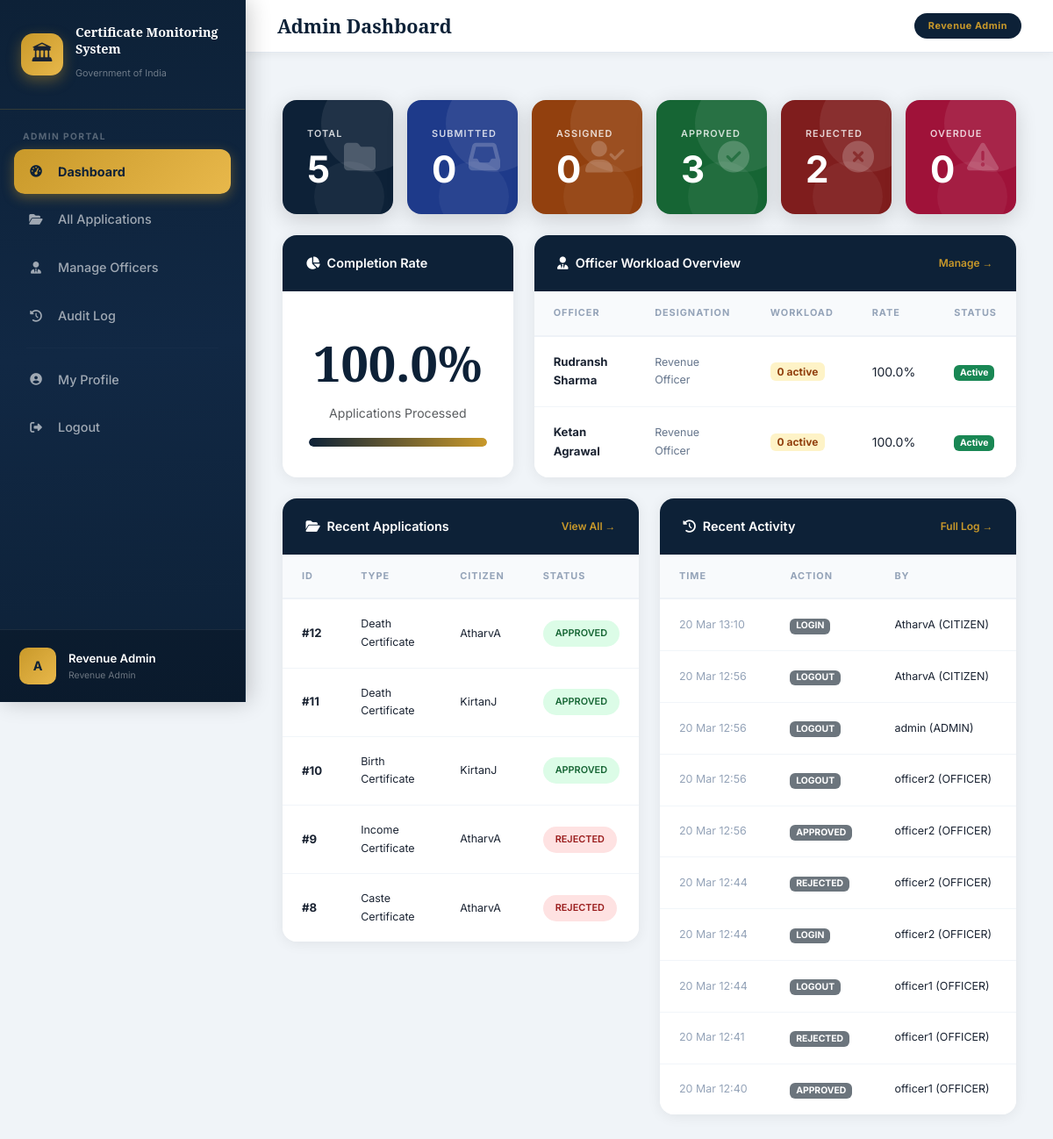
Page /admin-panel/dashboard/ (signed in) on the earlier database version.
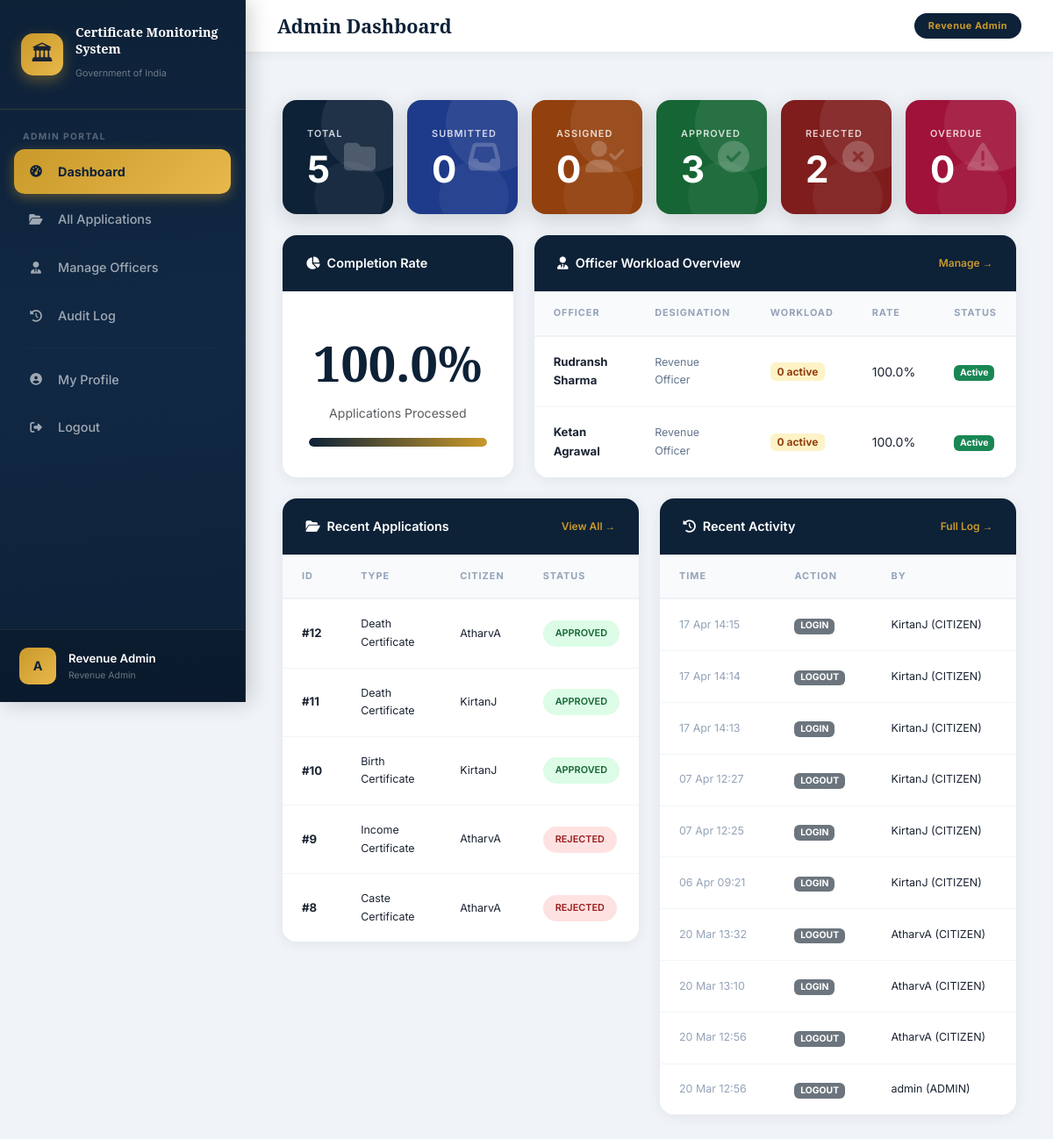
Same page on the later database version.
### users/models.py (models this page shows, shortened)
class OfficerProfile(models.Model):
    user = models.OneToOneField(User, on_delete=models.CASCADE, related_name='officer_profile')
    designation = models.CharField(max_length=100, default='Revenue Officer')
    workload_count = models.IntegerField(default=0)
    is_active = models.BooleanField(default=True)
    is_flagged = models.BooleanField(default=False)
    flag_reason = models.TextField(blank=True)
    admin_remarks = models.TextField(blank=True)
    joined_date = models.DateTimeField(auto_now_add=True)
    def get_completion_rate(self):
        from applications.models import CertificateApplication
        total = CertificateApplication.objects.filter(assigned_officer=self).count()
        done = CertificateApplication.objects.filter(
            assigned_officer=self,
            status__in=['APPROVED', 'REJECTED']
        ).count()
        return round((done / total * 100), 1) if total > 0 else 0

class User(AbstractUser):
    CITIZEN = 'CITIZEN'
    OFFICER = 'OFFICER'
    ADMIN = 'ADMIN'
    ROLE_CHOICES = [
        (CITIZEN, 'Citizen'),
        (OFFICER, 'Revenue Officer'),
        (ADMIN, 'Revenue Admin'),
    ]
    role = models.CharField(max_length=10, choices=ROLE_CHOICES, default=CITIZEN)
    phone = models.CharField(max_length=15, blank=True)
    address = models.TextField(blank=True)
    created_at = models.DateTimeField(auto_now_add=True)
    def is_citizen(self):
        return self.role == self.CITIZEN
    def is_officer(self):
        return self.role == self.OFFICER
    def is_admin(self):
        return self.role == self.ADMIN
    def get_role_display_name(self):
        return dict(self.ROLE_CHOICES).get(self.role, self.role)
    def __str__(self):
        return f"{self.username} ({self.role})"

### applications/models.py (models this page shows, shortened)
class CertificateApplication(models.Model):
    SUBMITTED = 'SUBMITTED'
    ASSIGNED = 'ASSIGNED'
    APPROVED = 'APPROVED'
    REJECTED = 'REJECTED'
    OVERDUE = 'OVERDUE'
    STATUS_CHOICES = [
        (SUBMITTED, 'Submitted'),
        (ASSIGNED, 'Assigned'),
        (APPROVED, 'Approved'),
        (REJECTED, 'Rejected'),
        (OVERDUE, 'Overdue'),
    ]
    CASTE = 'CASTE'
    INCOME = 'INCOME'
    BIRTH = 'BIRTH'
    DEATH = 'DEATH'
    CERTIFICATE_CHOICES = [
        (CASTE, 'Caste Certificate'),
        (INCOME, 'Income Certificate'),
        (BIRTH, 'Birth Certificate'),
        (DEATH, 'Death Certificate'),
    ]
    citizen = models.ForeignKey(User, on_delete=models.CASCADE, related_name='applications')
    assigned_officer = models.ForeignKey(
        OfficerProfile, on_delete=models.SET_NULL, null=True, blank=True,
        related_name='assigned_applications'
    )
    certificate_type = models.CharField(max_length=20, choices=CERTIFICATE_CHOICES)
    status = models.CharField(max_length=15, choices=STATUS_CHOICES, default=SUBMITTED)
    applicant_name = models.CharField(max_length=100)
    applicant_dob = models.DateField()
    applicant_gender = models.CharField(max_length=10, choices=[
        ('Male', 'Male'), ('Female', 'Female'), ('Other', 'Other')
    ])
    applicant_phone = models.CharField(max_length=15)
    applicant_address = models.TextField()
    aadhar_number = models.CharField(max_length=12)
    aadhar_photo = models.ImageField(upload_to='aadhar/%Y/%m/', null=True, blank=True)
    caste_name = models.CharField(max_length=100, blank=True)
    caste_category = models.CharField(max_length=10, blank=True, choices=[
        ('SC', 'SC'), ('ST', 'ST'), ('OBC', 'OBC'), ('General', 'General'),
    ])
    father_name = models.CharField(max_length=100, blank=True)
    purpose = models.TextField(blank=True)
    annual_income = models.CharField(max_length=20, blank=True)
    occupation = models.CharField(max_length=100, blank=True)
    income_purpose = models.TextField(blank=True)
    birth_place = models.CharField(max_length=200, blank=True)
    mother_name = models.CharField(max_length=100, blank=True)
    birth_father_name = models.CharField(max_length=100, blank=True)
    hospital_name = models.CharField(max_length=200, blank=True)
    deceased_name = models.CharField(max_length=100, blank=True)
    death_date = models.DateField(null=True, blank=True)
    death_place = models.CharField(max_length=200, blank=True)
    cause_of_death = models.CharField(max_length=200, blank=True)
    informant_name = models.CharField(max_length=100, blank=True)
    relation_to_deceased = models.CharField(max_length=50, blank=True)
    submitted_date = models.DateTimeField(default=timezone.now)
    assigned_date = models.DateTimeField(null=True, blank=True)
    due_date = models.DateTimeField(null=True, blank=True)
    processed_date = models.DateTimeField(null=True, blank=True)
    remarks = models.TextField(blank=True)
    class Meta:
        ordering = ['-submitted_date']

### automation/models.py (models this page shows, shortened)
class AuditLog(models.Model):
    performed_by = models.ForeignKey(
        'users.User', on_delete=models.SET_NULL, null=True, blank=True,
        related_name='audit_logs'
    )
    application = models.ForeignKey(
        'applications.CertificateApplication', on_delete=models.SET_NULL,
        null=True, blank=True, related_name='audit_logs'
    )
    action = models.CharField(max_length=50)
    description = models.TextField(blank=True)
    timestamp = models.DateTimeField(default=timezone.now)
    ip_address = models.GenericIPAddressField(null=True, blank=True)
    class Meta:
        ordering = ['-timestamp']

### admin_panel/views.py (the view)
    def wrapper(request, *args, **kwargs):
        if not request.user.is_authenticated or not request.user.is_admin():
            messages.error(request, 'Access denied. Admin only.')
            return redirect('login')
        return view_func(request, *args, **kwargs)

### admin_panel/views.py (called while the page is built)
def admin_required(view_func):
    def wrapper(request, *args, **kwargs):
        if not request.user.is_authenticated or not request.user.is_admin():
            messages.error(request, 'Access denied. Admin only.')
            return redirect('login')
        return view_func(request, *args, **kwargs)
    return wrapper

### automation/services.py (called while the page is built, shortened)
    @staticmethod
    def check_and_mark_overdue():
        from applications.models import CertificateApplication
        from automation.models import AuditLog
        now = timezone.now()
        overdue_apps = CertificateApplication.objects.filter(
            status='ASSIGNED',
            due_date__lt=now
        )
        count = 0
        return count

### templates/admin_panel/dashboard.html (shortened to what the changed rows need)
{% extends 'base.html' %}
{% block content %}
<div class="row g-4 mb-4">
    <div class="col-md-8">
        <div class="card h-100">
            <div class="card-body p-0">
                <table class="table table-clean mb-0">
                    <thead>
                        <tr><th>Officer</th><th>Designation</th><th>Workload</th><th>Rate</th><th>Status</th></tr>
                    </thead>
                    <tbody>
                        {% for officer in officers %}
                        <tr>
                            <td>
                                <strong>{{ officer.user.get_full_name|default:officer.user.username }}</strong>
                            </td>
                            <td style="font-size:0.78rem;color:#64748b;">{{ officer.designation }}</td>
                            <td>
                                <span class="badge" style="background:#fef3c7;color:#92400e;font-size:0.75rem;">{{ officer.workload_count }} active</span>
                            </td>
                            <td style="font-size:0.88rem;">{{ officer.get_completion_rate }}%</td>
                            <td>
                                {% if officer.is_active %}
                                <span class="badge bg-success" style="font-size:0.65rem;">Active</span>
                                {% else %}
                                <span class="badge bg-danger" style="font-size:0.65rem;">Inactive</span>
                                {% endif %}
                            </td>
                        </tr>
                        {% empty %}
                        <tr><td colspan="5" class="text-center text-muted py-3" style="font-size:0.88rem;">No officers created yet. <a href="{% url 'manage_officers' %}">Create one →</a></td></tr>
                        {% endfor %}
                    </tbody>
                </table>
            </div>
        </div>
    </div>
</div>
<div class="row g-4">
    <div class="col-md-6">
        <div class="card">
            <div class="card-body p-0">
                <table class="table table-clean mb-0">
                    <thead><tr><th>ID</th><th>Type</th><th>Citizen</th><th>Status</th></tr></thead>
                    <tbody>
                        {% for app in recent_apps %}
                        <tr {% if app.status == 'OVERDUE' %}class="overdue-row"{% endif %}>
                            <td><strong>#{{ app.id }}</strong></td>
                            <td style="font-size:0.78rem;">{{ app.get_certificate_type_display }}</td>
                            <td style="font-size:0.78rem;">{{ app.citizen.username }}</td>
                            <td><span class="badge-status badge-{{ app.status }}">{{ app.status }}</span></td>
                        </tr>
                        {% empty %}
                        <tr><td colspan="4" class="text-center text-muted py-3" style="font-size:0.88rem;">No applications yet.</td></tr>
                        {% endfor %}
                    </tbody>
                </table>
            </div>
        </div>
    </div>
    <div class="col-md-6">
        <div class="card">
            <div class="card-body p-0">
                <table class="table table-clean mb-0">
                    <thead><tr><th>Time</th><th>Action</th><th>By</th></tr></thead>
                    <tbody>
                        {% for log in recent_logs %}
                        <tr>
                            <td style="font-size:0.78rem;color:#94a3b8;">{{ log.timestamp|date:"d M H:i" }}</td>
                            <td><span class="badge bg-secondary" style="font-size:0.65rem;">{{ log.action }}</span></td>
                            <td style="font-size:0.78rem;">{{ log.performed_by|default:"System" }}</td>
                        </tr>
                        {% empty %}
                        <tr><td colspan="3" class="text-center text-muted py-3" style="font-size:0.88rem;">No activity yet.</td></tr>
                        {% endfor %}
                    </tbody>
                </table>
            </div>
        </div>
    </div>
</div>
{% endblock %}

Differences in the rows shown:
no longer on this page (row unchanged): AuditLog: timestamp "20 Mar 12:56", action "LOGOUT", performed_by "officer2 (OFFICER)"
no longer on this page (row unchanged): AuditLog: timestamp "20 Mar 12:56", action "APPROVED", performed_by "officer2 (OFFICER)"
no longer on this page (row unchanged): AuditLog: timestamp "20 Mar 12:44", action "REJECTED", performed_by "officer2 (OFFICER)"
no longer on this page (row unchanged): AuditLog: timestamp "20 Mar 12:44", action "LOGIN", performed_by "officer2 (OFFICER)"
no longer on this page (row unchanged): AuditLog: timestamp "20 Mar 12:44", action "LOGOUT", performed_by "officer1 (OFFICER)"
no longer on this page (row unchanged): AuditLog: timestamp "20 Mar 12:41", action "REJECTED", performed_by "officer1 (OFFICER)"
no longer on this page (row unchanged): AuditLog: timestamp "20 Mar 12:40", action "APPROVED", performed_by "officer1 (OFFICER)"
added AuditLog: timestamp "17 Apr 14:15", action "LOGIN", performed_by "KirtanJ (CITIZEN)"
added AuditLog: timestamp "17 Apr 14:14", action "LOGOUT", performed_by "KirtanJ (CITIZEN)"
added AuditLog: timestamp "17 Apr 14:13", action "LOGIN", performed_by "KirtanJ (CITIZEN)"
added AuditLog: timestamp "07 Apr 12:27", action "LOGOUT", performed_by "KirtanJ (CITIZEN)"
added AuditLog: timestamp "07 Apr 12:25", action "LOGIN", performed_by "KirtanJ (CITIZEN)"
added AuditLog: timestamp "06 Apr 09:21", action "LOGIN", performed_by "KirtanJ (CITIZEN)"
added AuditLog: timestamp "20 Mar 13:32", action "LOGOUT", performed_by "AtharvA (CITIZEN)"
